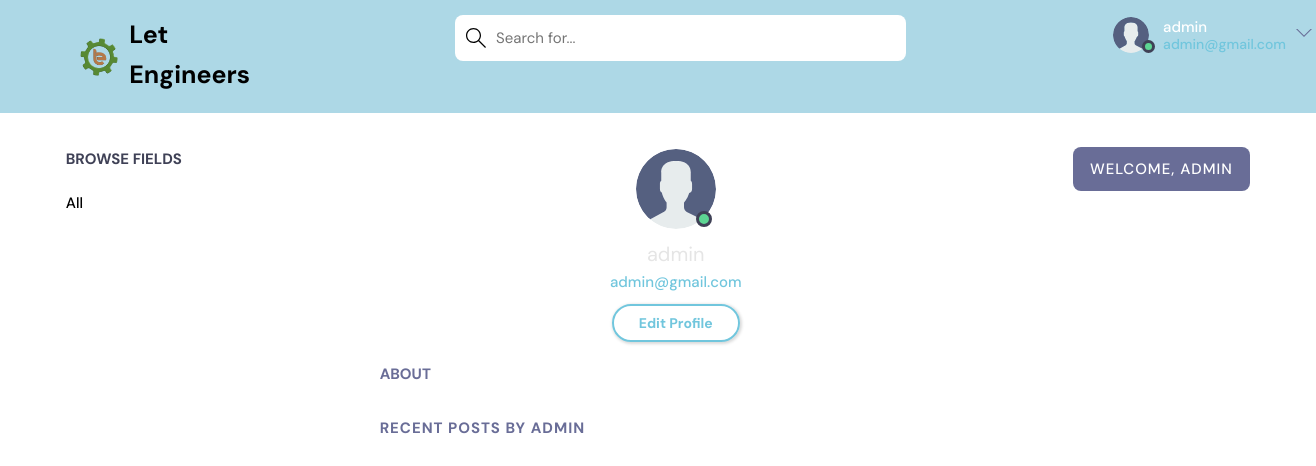
/profile/1/ (signed in), run on an earlier commit of the app's database.
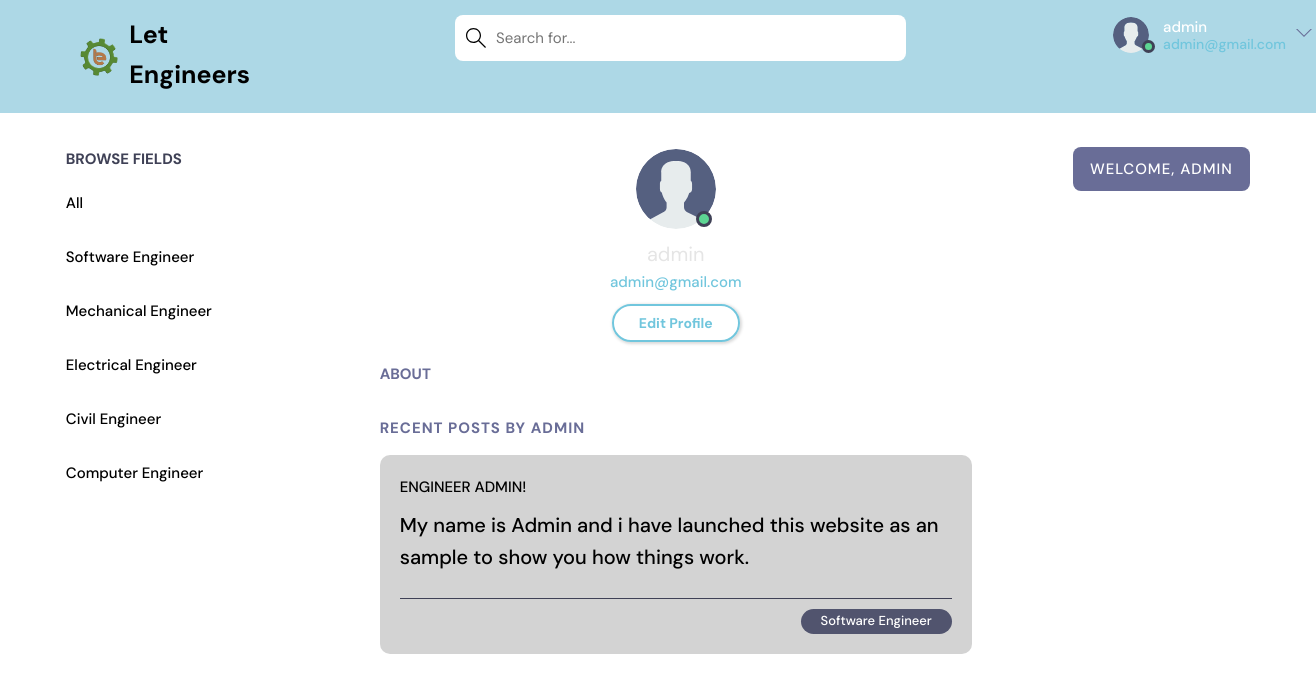
And on a later commit of the database.
### app1/models.py (models this page shows, shortened)
class Topic(models.Model):
    name = models.CharField(max_length=200)

class Room(models.Model):
    host =  models.ForeignKey(User, on_delete=models.SET_NULL, null=True)
    topic = models.ForeignKey(Topic, on_delete=models.SET_NULL, null=True)
    name = models.CharField(max_length=200)
    description = models.TextField(null=True, blank=True)
    participants = models.ManyToManyField(User, related_name='participants', blank=True)
    updated =models.DateTimeField(auto_now=True)
    created = models.DateTimeField(auto_now_add=True)
    class Meta:
        ordering = ['-updated', '-created']

### app1/views.py (the view)
# urls.py: path('profile/<str:pk>/', views.userProfile, name="user-profile"),
@login_required(login_url='index')
def userProfile(request, pk):
    user = User.objects.get(id=pk)
    rooms = user.room_set.all()
    room_messages = user.message_set.all
    topics = Topic.objects.all()
    context = {'user': user, 'rooms': rooms,
               'room_messages': room_messages, 'topics': topics}
    return render(request, 'home_pages/profile.html', context)

### app1/templates/home_pages/profile.html (shortened to what this page needs)
{% extends 'home_pages/main.html' %}
{% load static %}
{% block content %}
  <main class="profile-page layout layout--3">
    <div class="container">
      {% include 'home_pages/topics_component.html' %}
      <div class="roomList">
        <div class="profile">
          <div class="profile__avatar">
            <div class="avatar avatar--large active">
              <img src="{% static 'images/avatar.svg' %}" />
            </div>
          </div>
          <div class="profile__info">
            <h3>{{user.username}}</h3>
            <p>{{request.user.email}}</p>
            {% if request.user == user %}
            <a href="{% url 'update-user' %}" class="btn btn--main btn--pill">Edit Profile</a>
            {% endif %}
          </div>
          <div class="profile__about">
            <h3>About</h3>
          </div>
        </div>
        <div class="roomList__header">
          <div>
            <h2>Recent Posts by {{user.username}}</a>
            </h2>
          </div>
        </div>
        {% include 'home_pages/feed_component.html' %}
      </div>
      {% include 'home_pages/activity_component.html' %}
    </div>
  </main>
{% endblock content%}

### app1/templates/home_pages/main.html (shortened to what this page needs)
{% load static %}
<!DOCTYPE html>
<html lang="en">
  <head>
    <link rel="stylesheet" href="{% static 'home_pages/css/style.css' %}" />
  </head>
  <body>
    {% include 'home_pages/navbar.html' %}
    {% block content %}
    {% endblock %}
  </body>
</html>

### app1/templates/home_pages/navbar.html (shortened to what this page needs)
{% load static %}
<!DOCTYPE html>
<html lang="en">
<head>
  <link rel="stylesheet" href="{% static 'home_pages/css/navbar.css' %}" />
</head>
<body>
  <header class="header header--loggedIn">
    <div class="container">
      <a href="{% url 'index' %}" class="header__logo">
        <img src="{% static 'images/icons/favicon.png' %}" />
        <h1>Let Engineers</h1>
      </a>
      <form class="header__search"method="GET" action="{% url 'home' %}" >
        <label>
          <input name="q"  placeholder="Search for..." />
        </label>
      </form>
      <nav class="header__menu">
        {% if request.user.is_authenticated %}
        <div class="header__user">
          <a href="#">
            <div class="avatar avatar--medium active">
              <img src="{% static 'images/avatar.svg' %}" />
            </div>
            <p>{{request.user.username}}<span>{{request.user.email}}</span></p>
          </a>
          <button class="dropdown-button">
            <svg version="1.1" xmlns="http://www.w3.org/2000/svg" width="32" height="32" viewBox="0 0 32 32">
              <title>chevron-down</title>
              <path d="M16 21l-13-13h-3l16 16 16-16h-3l-13 13z"></path>
            </svg>
          </button>
        </div>
        {% else %}
        <a href="{% url 'login' %}">
          <img src="{% static 'images/avatar.svg' %}" />
          <p>Login</p>
        </a>
        {% endif %}
      </nav>
    </div>
  </header>
</body>
</html>

### app1/templates/home_pages/topics_component.html
<div class="topics">
    <div class="topics__header">
      <h2>Browse Fields</h2>
    </div>
    <ul class="topics__list">
      <li>
        <a href="{% url 'home' %}" >All  </a>
      </li>
      {% for topic in topics %}
      <li>
        <a href="{% url 'home' %}?q={{topic.name}}">{{topic.name}}   </a>
      </li>
      {% endfor %}
    </ul>
  </div>

### app1/templates/home_pages/feed_component.html (shortened to what this page needs)
{% for room in rooms%}
<div class="roomListRoom">
    <div class="roomListRoom__header">
      <a href="{% url 'user-profile' room.host.id %}" class="roomListRoom__author">
        <span>Engineer {{room.host.username}}!</span>
      </a>
    </div>
    <div class="roomListRoom__content">
      <a href="{% url 'user-profile' room.host.id %}">{{room.name}}</a>
    </div>
    <div class="roomListRoom__meta">
      <p class="roomListRoom__topic">{{room.topic.name}}</p>
    </div>
  </div>
  {% endfor %}

### app1/templates/home_pages/activity_component.html
<div class="activities">
  <div class="activities__header">
      {% if request.user.is_authenticated %}
      <h2 style="text-align: center;">Welcome, {{request.user.username}}</h2>
    </div>
    {% endif %}
</div>

### static/home_pages/css/navbar.css (style rules this page uses)
.header { padding: 1.5rem; background-color: lightblue; }
.header > .container { display: flex; gap: 20.5rem; }
.header__logo, .header__user { display: flex; gap: 1rem; align-items: center; }
.header__logo > img { height: 4.0rem; width: 4.0rem; }
.header__logo > h1 { font-weight: 700; font-size: 2.5rem; color: black; padding-bottom: 0.3rem; }
.header__search > label { background-color: white; padding: 1.3rem 1rem; display: flex; align-items: center; gap: 1rem; border-radius: 8px; }
.header__search svg { fill: black; width: 2rem; height: 2rem; margin-left: 0.1rem; }
.header__search input { width: 40rem; background: transparent; border: none; outline: none; color: var(--color-light); }
.header__menu { margin-left: auto; position: relative; }
.header__menu a { display: flex; gap: 1.2rem; align-items: center; font-weight: 500; text-decoration: none; color:white; }
.header__menu img { height: 3.6rem; }
.header__menu p { line-height: 1.2; }
.header__menu span { color: var(--color-main); font-weight: 500; font-size: 1.4rem; display: block; }
.header__menu svg { width: 1.6rem; height: 1.6rem; fill: var(--color-dark-light); }
.dropdown-button { background: transparent; border: 0; outline: 0; cursor: pointer; }

What changed in the data, as far as the page shows it:
added Topic: name "Software Engineer"
added Topic: name "Mechanical Engineer"
added Topic: name "Electrical Engineer"
added Topic: name "Civil Engineer"
added Topic: name "Computer Engineer"
added Room: host.username "ADMIN", name "My name is Admin and i have launched this website as an sample to show you how things work.", topic.name "Software Engineer"
